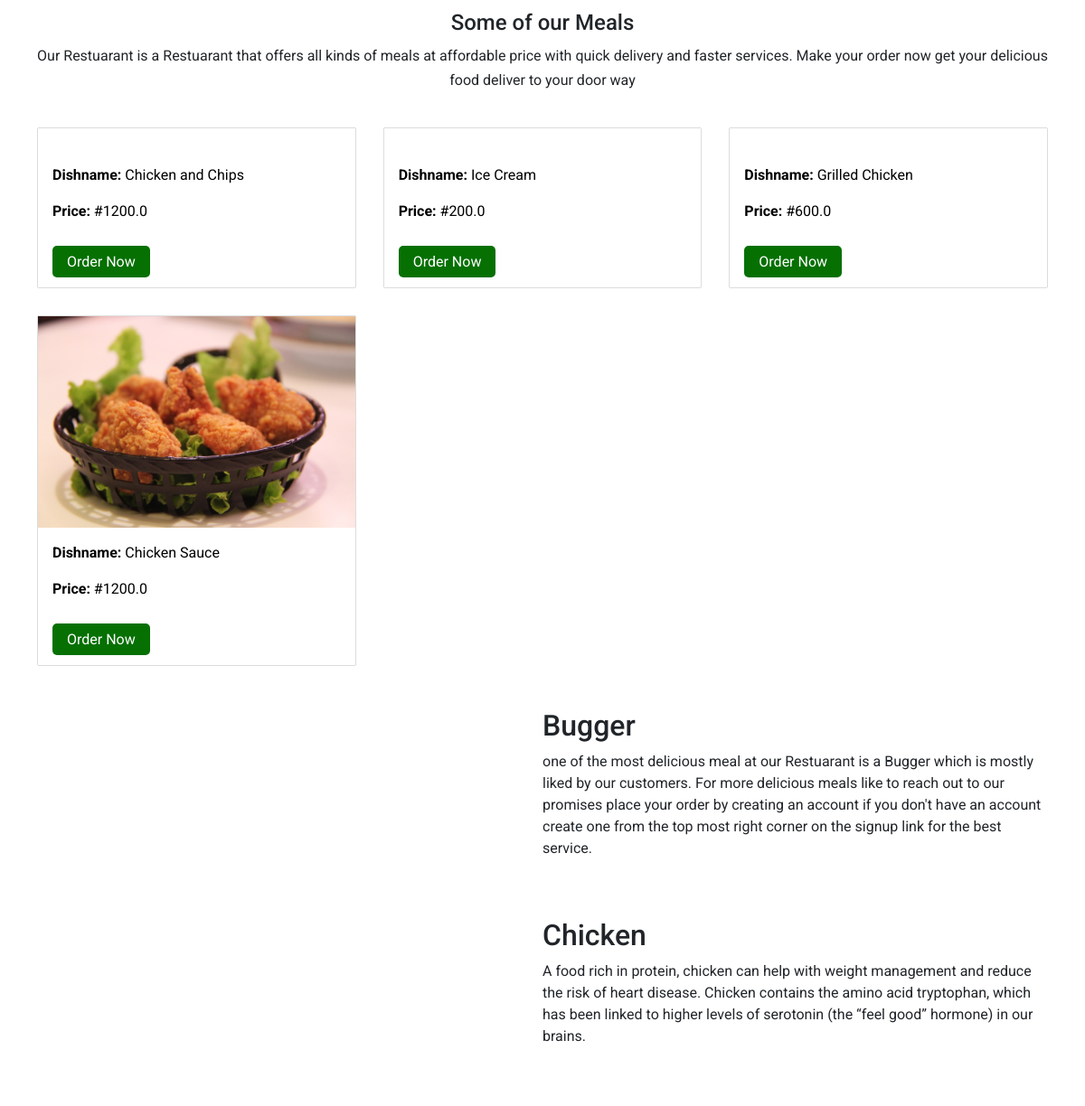
The app's page / (middle part), older data.
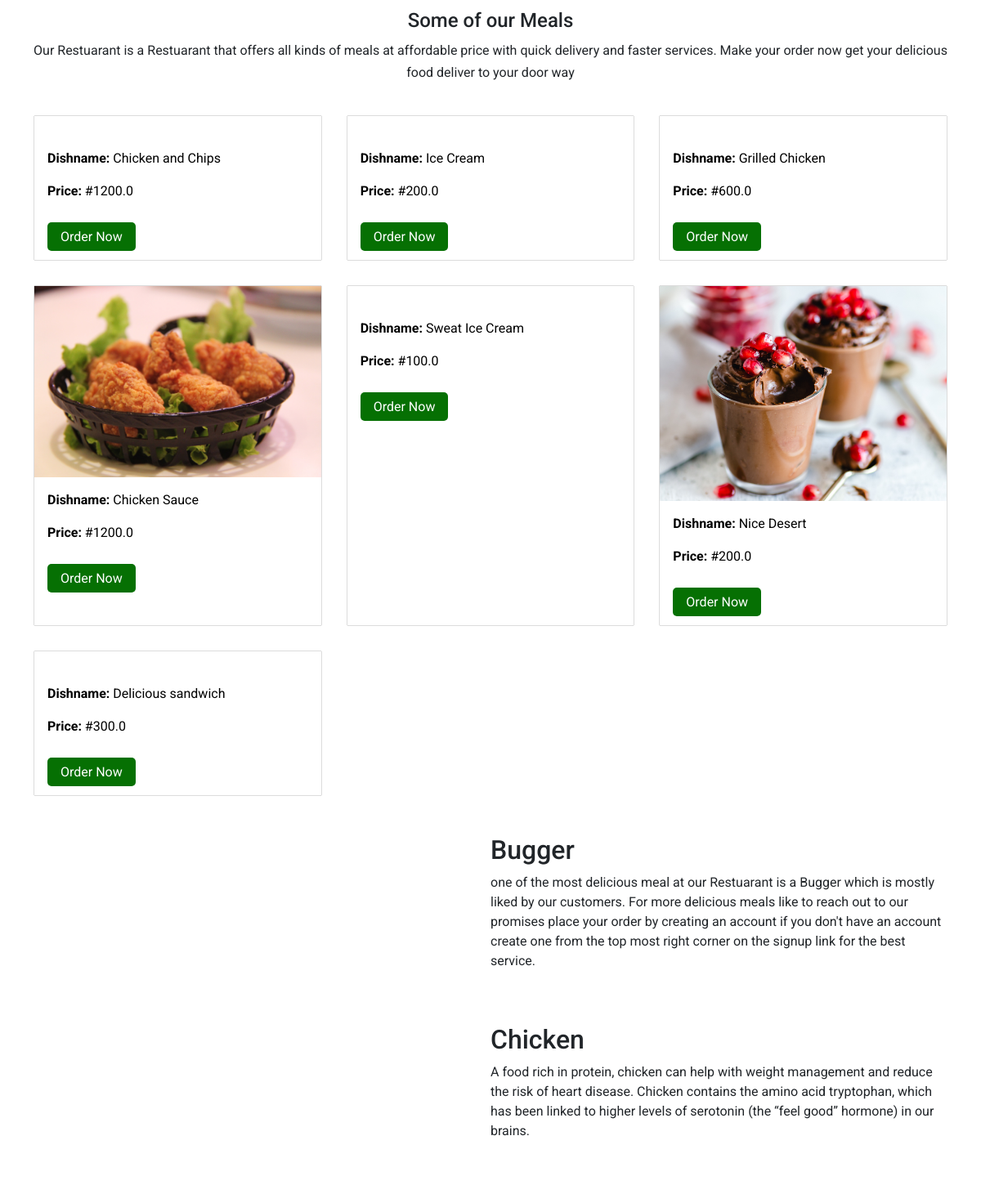
The same page, newer data.
### food/models.py (models this page shows, shortened)
class Food(models.Model):
    title = models.CharField(max_length=100, null=False)
    description = models.TextField()
    price = models.FloatField(null=False)
    availability = models.BooleanField(default=True)
    image = models.ImageField(upload_to="images")
    category = models.ForeignKey("Category", on_delete=models.SET_NULL, null=True)

### food/views.py (the view)
# urls.py: path("", views.home, name="admin_page-homepage"),
def home(request):
    foods = Food.objects.all()
    context = {"foods": foods}
    return render(request, "food/index.html", context=context)

### food/templates/food/index.html (shortened to what this page needs)
{% extends "base.html" %}
{% block content %}
  <div class="welcome-text">
    <h4>Some of our Meals</h4>
    <p>Our Restuarant is a Restuarant that offers all kinds of meals at affordable price
      with quick delivery and faster services. Make your order now get your delicious food deliver to your door way
  </p>
  </div>
  <div class="container">
    <div class="menus">
      <div class="menu_content">
      {% if foods %}
        {% for food in foods %}
          <div class="food jollofrice">
            <a href="{% url 'food-details' food.id %}">
            <img src="{{ food.image.url}}" alt="">
            <div class="food_content jollofrice_content">
            <p><strong>Dishname:</strong> <span class="text-sm">{{ food.title }}</span></p>
            <p><strong>Price:</strong> <span class="text-sm">#{{ food.price }}</span></p>
            </div>
            <div class="food_link jollofrice_link">
              <a class="btn_link" href="Home-food/rice.html">Order Now</a>
            </div>
            </a>
          </div>
        {% endfor %}
      {% else %}
        <h2>No food available yet</h2>
      {% endif %}
    </div>
  </div>
  </div>
  <div class="container">
  <div class="specific_menu">
    <div class="specified">
      <div class="img-container">
      </div>
      <div class="specified_content">
        <h2>Bugger</h2>
        <p class="text-sm">one of the most delicious meal at our Restuarant is a Bugger
          which is mostly liked by our customers. For more delicious meals like to reach out
          to our promises place your order by creating an account if you don't have an account
          create one from the top most right corner on the signup link for the best service.
        </p>
      </div>
    </div>
    <div class="specified">
      <div class="img-container chicken-img">
      </div>
      <div class="specified_content">
        <h2>Chicken</h2>
      <p class="text-sm">A food rich in protein, chicken can help with weight management
        and reduce the risk of heart disease. Chicken contains the amino acid tryptophan,
        which has been linked to higher levels of serotonin (the “feel good” hormone) in our brains.</p>
    </div>
  </div>
  </div>
  </div>
{% endblock content %}

Row changes from the older to the newer data that the page shows:
added Food: title "Sweat Ice Cream", price "100.0"
added Food: image (picture), title "Nice Desert", price "200.0"
added Food: title "Delicious sandwich", price "300.0"
